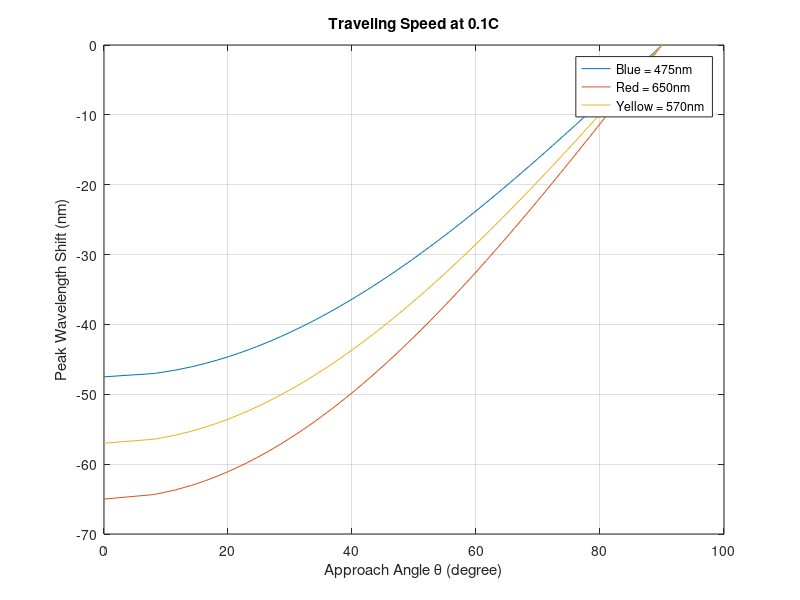
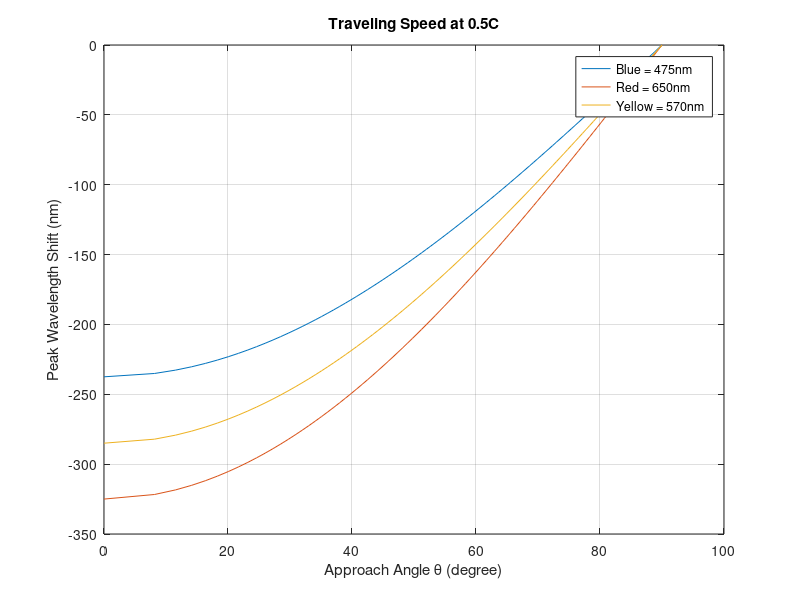

Write MATLAB code to recreate these figures, in order.
%%%%%%%%%%%%%%%%%%%%%%%%%%%%%%%%%%%%%%%%%%%%%%%%%%%%%%%%%%%%%%%%%%%%%%%%%%%%
% Company:  HSSS Science
% Author:   Nghi Nguyen
% Website:  https://www.hsss.science/
% Repo:     https://github.com/NghiHsss/Hsss-Science-Public
% Release:  MIT License
% Date:     22 January 2023
% Version:  1.00
%
% Original  Timofey G.
%   Program for angle of course from change of intensity
%   Initial 19/12/2022
%%%%%%%%%%%%%%%%%%%%%%%%%%%%%%%%%%%%%%%%%%%%%%%%%%%%%%%%%%%%%%%%%%%%%%%%%%%%
clear all;
clc;


% Inputs for Traveling Speed 1
beta = 0.1; % beta = v/c

% Inputs for Star References, in (nm)
lambda_BlueStar = 475;   % blue wavelength Star
lambda_YellowStar = 570; % yellow wavelength Star
lambda_RedStar = 650;    % red wavelength Star

% Fixed Variable
gamma = 1/sqrt(1-beta^2); % Lorentz factor

% Create changes array(delta lambda)
% delta lamda = beta * lamda
dl_BlueStar = linspace(0,lambda_BlueStar*.1);
dl_YellowStar = linspace(0,lambda_YellowStar*.1);
dl_RedStar = linspace(0,lambda_RedStar*.1);

alpha_BlueStar = acosd((dl_BlueStar/lambda_BlueStar)*(1-1/gamma^2)^(-1/2));
alpha_YellowStar = acosd((dl_YellowStar/lambda_YellowStar)*(1-1/gamma^2)^(-1/2));
alpha_RedStar = acosd((dl_RedStar/lambda_RedStar)*(1-1/gamma^2)^(-1/2));

% Plot output for Case 0.1C
figure(1)
plot(alpha_BlueStar, -dl_BlueStar, alpha_RedStar, -dl_RedStar, alpha_YellowStar, -dl_YellowStar);
grid on;
xlabel('Approach Angle \theta (degree)');
ylabel('Peak Wavelength Shift (nm)');
legend('Blue = 475nm ', 'Red = 650nm', 'Yellow = 570nm ');
title('Traveling Speed at 0.1C')




% Inputs for Traveling Speed 2
beta = 0.5; % beta = v/c

% Fixed Variable
gamma = 1/sqrt(1-beta^2); % Lorentz factor

% Create changes array(delta lambda)
% delta lamda = beta * lamda
dl_BlueStar = linspace(0,lambda_BlueStar*.5);
dl_YellowStar = linspace(0,lambda_YellowStar*.5);
dl_RedStar = linspace(0,lambda_RedStar*.5);

alpha_BlueStar = acosd((dl_BlueStar/lambda_BlueStar)*(1-1/gamma^2)^(-1/2));
alpha_YellowStar = acosd((dl_YellowStar/lambda_YellowStar)*(1-1/gamma^2)^(-1/2));
alpha_RedStar = acosd((dl_RedStar/lambda_RedStar)*(1-1/gamma^2)^(-1/2));

% Plot output for Case 0.5C
figure(2)
plot(alpha_BlueStar, -dl_BlueStar, alpha_RedStar, -dl_RedStar, alpha_YellowStar, -dl_YellowStar);
grid on;
xlabel('Approach Angle \theta (degree)');
ylabel('Peak Wavelength Shift (nm)');
legend('Blue = 475nm ', 'Red = 650nm', 'Yellow = 570nm ');
title('Traveling Speed at 0.5C')
